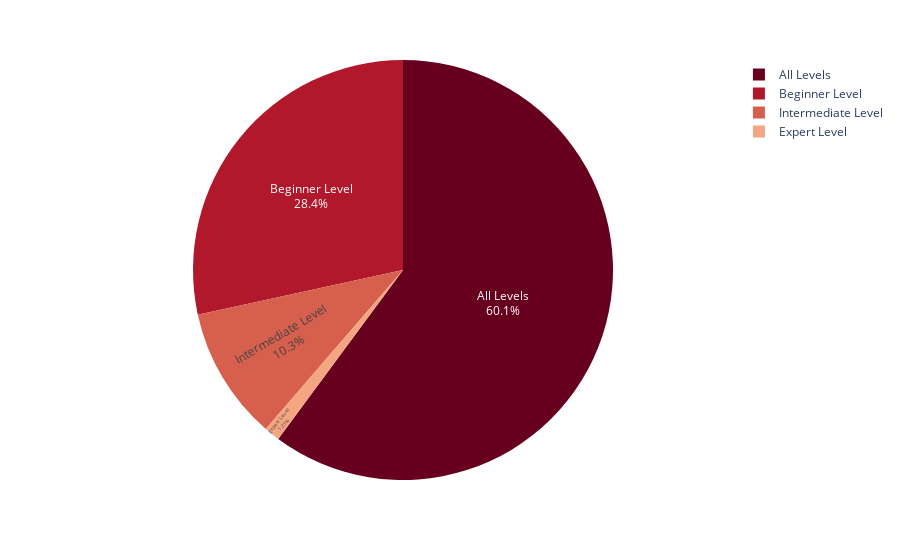

Notebook code cell kept with this figure:
### Code cell
# Plot of Lectures per Level per Subject
plot_num_of_countable_feature('num_lectures')

### Figure 1 — Plotly figure (JSON) as saved in the notebook; plotly's stock layout.template omitted (floating-point values rounded to 4 significant figures)
{"data": [{"domain": {"x": [0, 1], "y": [0, 1]}, "hovertemplate": "Level=%{label}<br>NumberOf num_lectures=%{value}<extra></extra>", "labels": ["All Levels", "Beginner Level", "Expert Level", "Intermediate Level"], "legendgroup": "", "name": "", "showlegend": true, "textinfo": "percent+label", "textposition": "inside", "type": "pie", "values": [88698, 41908, 1785, 15129]}], "layout": {"legend": {"tracegroupgap": 0}, "margin": {"t": 60}, "piecolorway": ["rgb(103,0,31)", "rgb(178,24,43)", "rgb(214,96,77)", "rgb(244,165,130)", "rgb(253,219,199)", "rgb(247,247,247)", "rgb(209,229,240)", "rgb(146,197,222)", "rgb(67,147,195)", "rgb(33,102,172)", "rgb(5,48,97)"]}}
